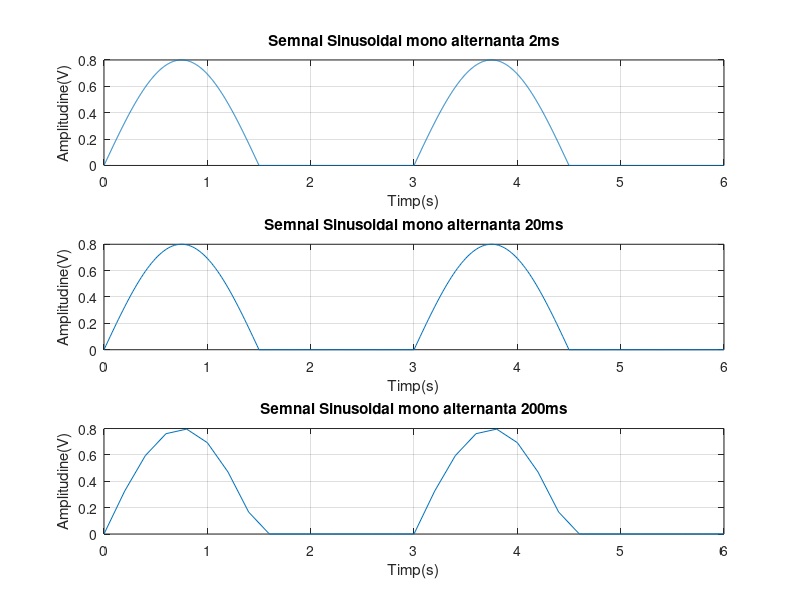

This figure's MATLAB source:
t=0:0.002:6;% Semnalul exista doar pentru perioada de timp [0,6]s, 
            % iar rezolutia temporala este de 2ms.
T=3;   % Perioada semnalului este de 3 secunde
f=1/T; % Frecventa este 1/Perioada Hz
x=0.8*sin(2*pi*f*t);
% x este variabila ce reprezinta semnalul.
% Deoarece functia sin genereaza un semnal sinusoidal de amplitudine 1 si
%  simetric fata de origine, am ales sa il inmultesc cu 0.8 pentru a obtine
%  amplitudinea varf la varf de 1.6 de care am nevoie.
% Argumentul functiei este omega*t, omega fiind egal cu 2*pi*f.
x(x<0) = 0;
% Cand amplitudinea este negativa, functia x(x<0)=0 face semnalul 0, acesta
%  devenind mono alternanta
subplot(3,1,1);
% Functia subplot imi permite sa reprezint intr o singura fereastra toate
%  cele 3 semnale care difera in functie de rezolutia temporala.
plot(t,x),grid,xlabel('Timp(s)'),ylabel('Amplitudine(V)'),axis([0 6 0 0.8]),title('Semnal Sinusoidal mono alternanta 2ms');
% Axa ox reprezinta timpul in secunde, axa oy reprezinta amplitudinea in
% volti.

% Similar pentru celelalte doua cazuri, rezolutia temporala fiind singul
%  lucru care se schimba

t=0:0.02:6;
T=3;
f=1/T; 
x=0.8*sin(2*pi*f*t);
x(x<0) = 0; 
subplot(3,1,2);
plot(t,x),grid,xlabel('Timp(s)'),ylabel('Amplitudine(V)'),axis([0 6 0 0.8]),title('Semnal Sinusoidal mono alternanta 20ms');

t=0:0.2:6;
T=3;
f=1/T; 
x=0.8*sin(2*pi*f*t);
x(x<0) = 0; 
subplot(3,1,3);
plot(t,x),grid,xlabel('Timp(s)'),ylabel('Amplitudine(V)'),axis([0 6 0 0.8]),title('Semnal Sinusoidal mono alternanta 200ms');





